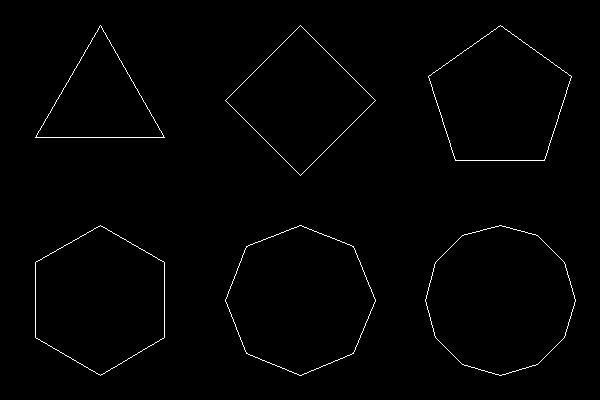

Recreate this plot in Python.
"""
polygon_variations.py — six regular polygons in one panel: triangle, square,
pentagon, hexagon, octagon, dodecagon. As n grows the silhouette converges to
the circle.

Pixels2GenAI Project
"""

import numpy as np
from PIL import Image


def draw_line(canvas, x0, y0, x1, y1):
    n = max(abs(x1 - x0), abs(y1 - y0)) + 1
    xs = np.linspace(x0, x1, n).round().astype(int)
    ys = np.linspace(y0, y1, n).round().astype(int)
    canvas[ys, xs] = 255


def draw_polygon(canvas, num_sides, cx, cy, radius, rotation=-np.pi / 2):
    angles = np.linspace(0, 2 * np.pi, num_sides, endpoint=False) + rotation
    xs = (cx + radius * np.cos(angles)).astype(int)
    ys = (cy + radius * np.sin(angles)).astype(int)
    vertices = list(zip(xs, ys))
    for (x0, y0), (x1, y1) in zip(vertices, vertices[1:] + vertices[:1]):
        draw_line(canvas, x0, y0, x1, y1)


CANVAS_W, CANVAS_H = 600, 400
canvas = np.zeros((CANVAS_H, CANVAS_W), dtype=np.uint8)

# Layout: two rows of three polygons
positions = [(100, 100), (300, 100), (500, 100),
             (100, 300), (300, 300), (500, 300)]
sides = [3, 4, 5, 6, 8, 12]

for (cx, cy), n in zip(positions, sides):
    draw_polygon(canvas, n, cx, cy, radius=75)

Image.fromarray(canvas, mode='L').save('polygon_variations.png')
